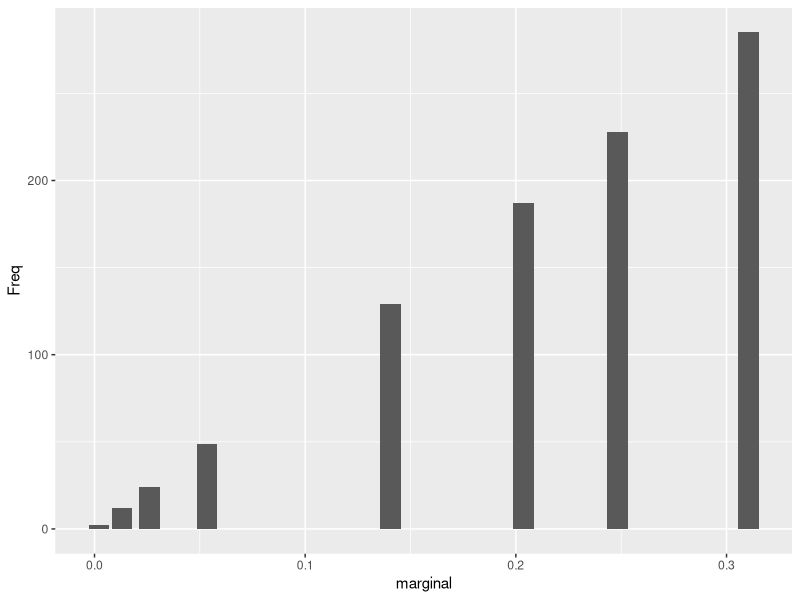
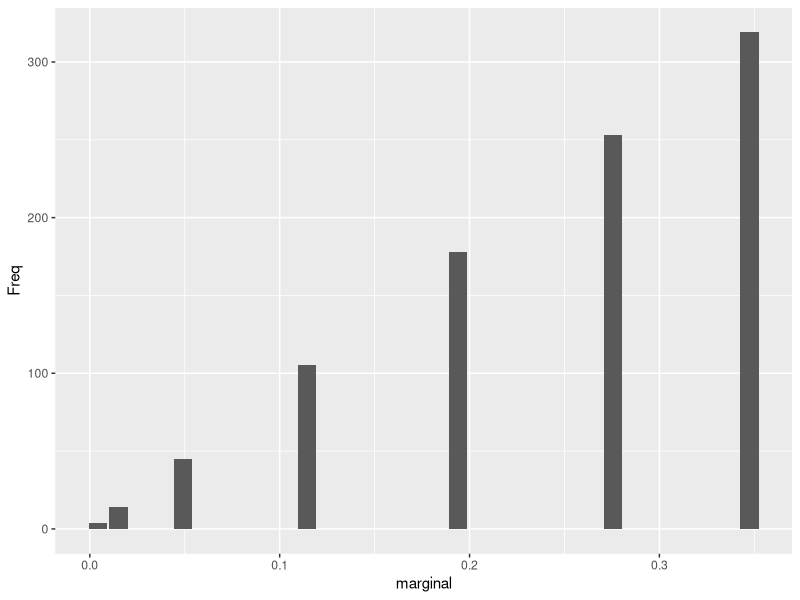
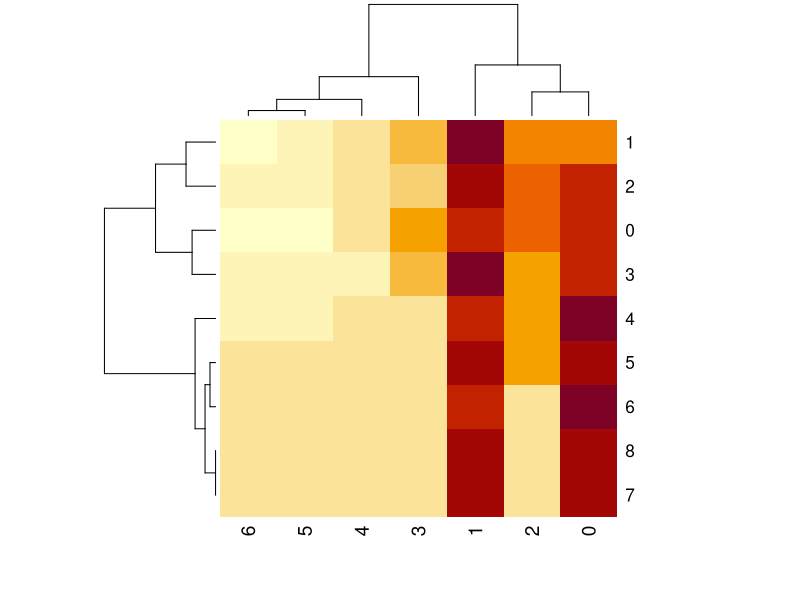

Write the R code that produced these figures, in order.
library(dplyr)
library(ggplot2)
#1.- Con el último data frame obtenido en el postwork de
#la sesión 2, elabora tablas de frecuencias relativas para 
#estimar las siguientes probabilidades:
#La probabilidad (marginal) de que el equipo que juega en
#casa anote x goles (x=0,1,2,)
setwd("C:/Users/Dell/Documents/GitHub/BEDUpostworkRicardo/Postwork/Sesion2/")
df <- read.csv(file = 'Sesion2.csv')#Se lee data frame
#Aquí se calcula la marginal del equipo de casa
goles<-df %>% select(FTHG, FTAG)#Se crea dataframe con goles de casa y visitantes
n<-length(goles[,1])#Variable que nos dice el total de partidos
marginal.casa <- table(goles$FTHG) #tabla con frecuencia de goles
marginal.casa <- as.data.frame(marginal.casa) #se cambia formato a dataframe
names(marginal.casa)[1] = 'Goles' #se renombra la primer columna
marginal.casa$marginal <- marginal.casa$Freq / n #Se calcula la marginal 
marginal.casa


#La probabilidad (marginal) de que el equipo que juega como 
#visitante anote y goles (y=0,1,2,)
marginal.visitante <- table(goles$FTAG) #tabla con frecuencia de goles
marginal.visitante <- as.data.frame(marginal.visitante) #se cambia formato a dataframe
names(marginal.visitante)[1] <- 'Goles' #se renombra la primer columna
marginal.visitante$marginal <- marginal.visitante$Freq / n
marginal.visitante



#La probabilidad (conjunta) de que el equipo que juega en casa
#anote x goles y el equipo que juega como visitante anote y goles
#(x=0,1,2,, y=0,1,2,)
goles$conjuntas <- paste(goles$FTHG,goles$FTAG)#Se crea una nueva columna con los goles conjuntos
goles
probabilidad.conjunta <- table(goles$conjuntas) #tabla con frecuencia de goles
probabilidad.conjunta <- as.data.frame(probabilidad.conjunta) #se cambia formato a dataframe
names(probabilidad.conjunta)[1] <- 'resultado.partido' #se renombra la primer columna
probabilidad.conjunta$conjunta <- probabilidad.conjunta$Freq / n #Se calcula la conjunta
probabilidad.conjunta

#2.Realiza lo siguiente:
#Un gráfico de barras para las probabilidades marginales 
#estimadas del número de goles que anota el equipo de casa
ggplot(marginal.casa, aes(x = marginal, y = Freq)) + 
  geom_bar (stat="identity", position = "dodge") # Funciones del paquete ggplot2


#Un gráfico de barras para las probabilidades marginales
#estimadas del número de goles que anota el equipo visitante.
ggplot(marginal.visitante, aes(x = marginal, y = Freq)) + 
  geom_bar (stat="identity", position = "dodge") # Funciones del paquete ggplot2


#Un HeatMap para las probabilidades conjuntas estimadas de los 
#números de goles que anotan el equipo de casa y el equipo 
#visitante en un partido.

head(goles)
Conjunta<-goles%>%select(FTHG,FTAG)
Conjunta<-as.data.frame.matrix(table(Conjunta))
Conjunta <- Conjunta / n
str(Conjunta)
Conjunta<-as.matrix(Conjunta)
Conjunta
str(Conjunta)
heatmap(Conjunta)


